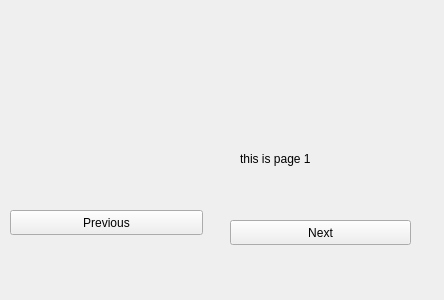
<?xml version="1.0" encoding="UTF-8"?>
<ui version="4.0">
 <class>MainWindow</class>
 <widget class="QMainWindow" name="MainWindow">
  <property name="geometry">
   <rect>
    <x>0</x>
    <y>0</y>
    <width>444</width>
    <height>300</height>
   </rect>
  </property>
  <property name="windowTitle">
   <string>MainWindow</string>
  </property>
  <widget class="QWidget" name="centralWidget">
   <widget class="QStackedWidget" name="stackedWidget">
    <property name="geometry">
     <rect>
      <x>20</x>
      <y>50</y>
      <width>351</width>
      <height>181</height>
     </rect>
    </property>
    <widget class="QWidget" name="page">
     <widget class="QWidget" name="widget" native="true">
      <property name="geometry">
       <rect>
        <x>190</x>
        <y>80</y>
        <width>120</width>
        <height>80</height>
       </rect>
      </property>
      <widget class="QLabel" name="label">
       <property name="geometry">
        <rect>
         <x>30</x>
         <y>20</y>
         <width>91</width>
         <height>17</height>
        </rect>
       </property>
       <property name="text">
        <string>this is page 1</string>
       </property>
      </widget>
     </widget>
    </widget>
    <widget class="QWidget" name="page_2">
     <widget class="QLabel" name="label_2">
      <property name="geometry">
       <rect>
        <x>160</x>
        <y>120</y>
        <width>131</width>
        <height>17</height>
       </rect>
      </property>
      <property name="text">
       <string>This is page 2</string>
      </property>
     </widget>
    </widget>
   </widget>
   <widget class="QPushButton" name="pushButton_previous">
    <property name="geometry">
     <rect>
      <x>10</x>
      <y>210</y>
      <width>193</width>
      <height>25</height>
     </rect>
    </property>
    <property name="text">
     <string>Previous</string>
    </property>
   </widget>
   <widget class="QPushButton" name="pushButton_next">
    <property name="geometry">
     <rect>
      <x>230</x>
      <y>220</y>
      <width>181</width>
      <height>25</height>
     </rect>
    </property>
    <property name="text">
     <string>Next</string>
    </property>
   </widget>
  </widget>
 </widget>
 <layoutdefault spacing="6" margin="11"/>
 <resources/>
 <connections/>
</ui>
